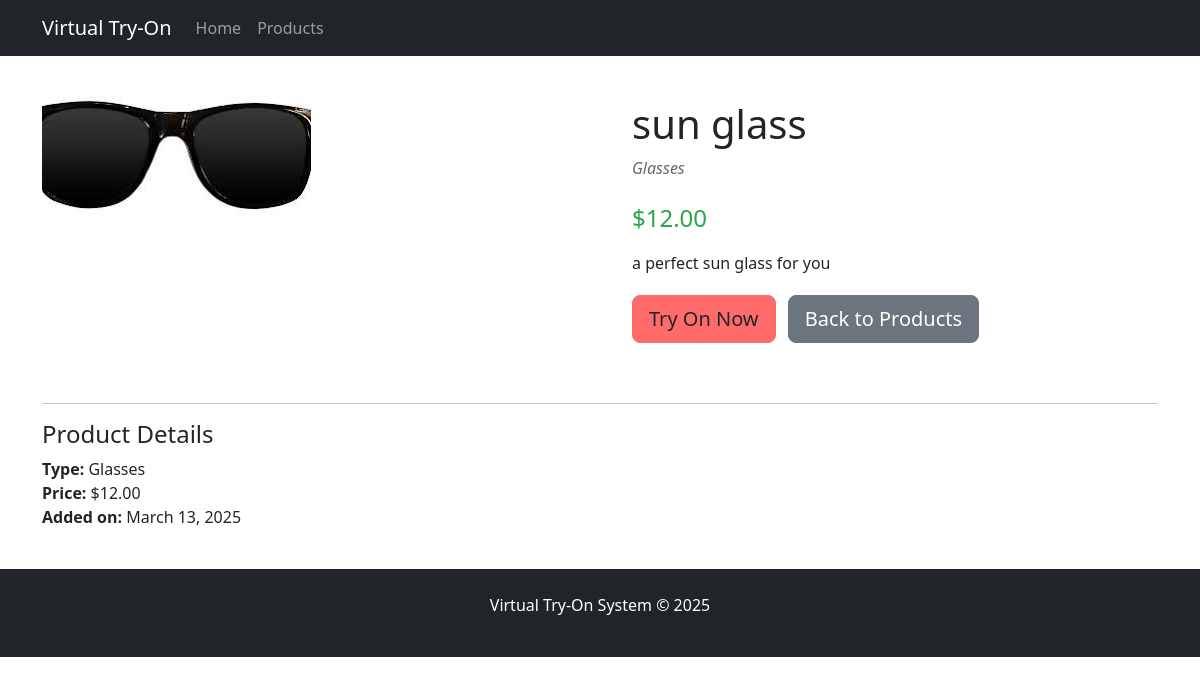
The page /products/1/ on the database its author committed.
### virtual_tryon/models.py (models this page shows, shortened)
class OrnamentProduct(models.Model):
    ORNAMENT_TYPES = (
        ('glasses', 'Glasses'),
        ('necklace', 'Necklace'),
        ('earrings', 'Earrings'),
    )
    name = models.CharField(max_length=100)
    description = models.TextField(blank=True)
    price = models.DecimalField(max_digits=10, decimal_places=2, default=0.00)
    ornament_type = models.CharField(max_length=20, choices=ORNAMENT_TYPES)
    image = models.ImageField(upload_to='ornaments/')
    created_at = models.DateTimeField(auto_now_add=True)

### virtual_tryon/views.py (the view)
# urls.py: path('products/<int:product_id>/', views.product_detail, name='product_detail'),
def product_detail(request, product_id):
    product = get_object_or_404(OrnamentProduct, id=product_id)
    context = {
        'product': product
    }
    return render(request, 'product_detail.html', context)

### virtual_tryon/templates/product_detail.html (shortened to what this page needs)
{% extends 'base.html' %}
{% block content %}
<div class="row">
    <div class="col-md-6">
        <img src="{{ product.image.url }}" class="img-fluid rounded" alt="{{ product.name }}">
    </div>
    <div class="col-md-6">
        <div class="product-details">
            <h1>{{ product.name }}</h1>
            <p class="ornament-type">{{ product.get_ornament_type_display }}</p>
            <p class="price">${{ product.price }}</p>
            <div class="description">
                {% if product.description %}
                    <p>{{ product.description }}</p>
                {% else %}
                    <p>No description available for this product.</p>
                {% endif %}
            </div>
            <a href="{% url 'try_on' product.id %}" class="btn try-on-btn btn-lg">Try On Now</a>
            <a href="{% url 'product_list' %}" class="btn btn-secondary btn-lg ms-2">Back to Products</a>
        </div>
    </div>
</div>
<div class="row mt-4">
    <div class="col-12">
        <hr>
        <h4>Product Details</h4>
        <ul class="list-unstyled">
            <li><strong>Type:</strong> {{ product.get_ornament_type_display }}</li>
            <li><strong>Price:</strong> ${{ product.price }}</li>
            <li><strong>Added on:</strong> {{ product.created_at|date:"F d, Y" }}</li>
        </ul>
    </div>
</div>
{% endblock %}

### virtual_tryon/templates/base.html (style rules this page uses)
.try-on-btn { background-color: #ff6b6b; border-color: #ff6b6b; }

### virtual_tryon/templates/product_detail.html (style rules this page uses)
.product-details { padding: 20px; }
.price { font-size: 1.5rem; color: #28a745; margin-bottom: 15px; }
.ornament-type { font-style: italic; color: #666; margin-bottom: 20px; }
.description { margin-bottom: 20px; }

### rows shown on the page
OrnamentProduct: image (picture), name "sun glass", ornament_type "Glasses", price "12.00", description "a perfect sun glass for you", created_at "March 13, 2025"
